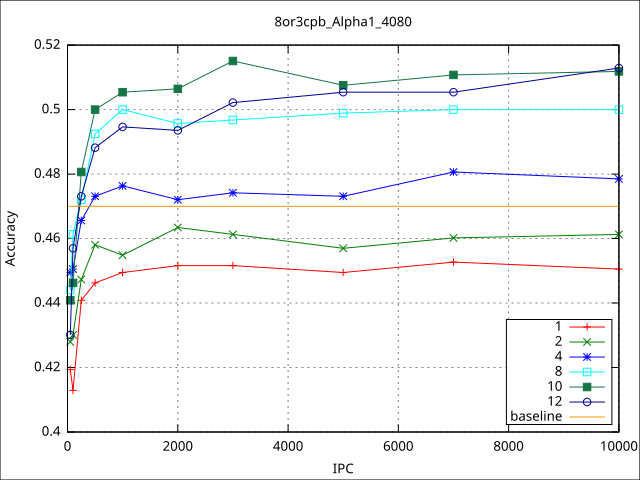

Recreate this plot in gnuplot.
set terminal svg size 640,480 fname 'Verdana' fsize 10
set object 1 rect from screen 0, 0, 0 to screen 1, 1, 0 behind
set object 1 rect fc  rgb 'white' fillstyle solid 1.0
set output './best_expon_8or3cpb_Alpha1_4080.svg'
set grid
set key box right bottom
set title '8or3cpb_Alpha1_4080'
set xlabel 'IPC'
set ylabel 'Accuracy'
plot './best_expon_8or3cpb_Alpha1_4080.txt' using 1:2 with linespoints title '1', \
'' using 1:3 with linespoints title '2', \
'' using 1:4 with linespoints title '4', \
'' using 1:5 with linespoints title '8', \
'' using 1:6 with linespoints title '10', \
'' using 1:7 with linespoints title '12', \
'' using 8:9 with lines title 'baseline', \
